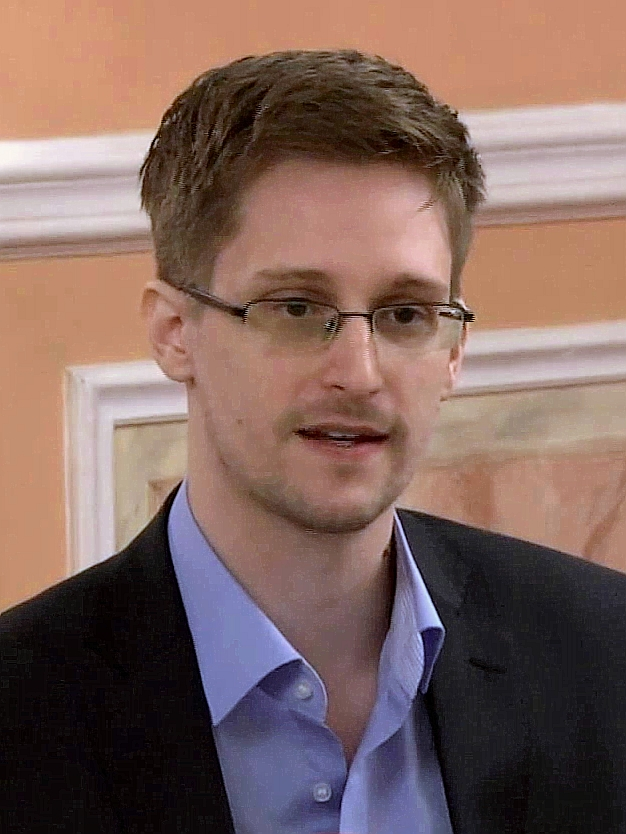
#> input picture camera/images/Edward_Snowden.jpg, 626 x 834 px
$ python crop_face.py
#> lines starting #> are read from the running program, lines starting #| are printed output that depends on the picture
'''
Crop face for testing SSR-Net
'''
import cv2


def crop_face():
    image = cv2.imread('Edward_Snowden.jpg')
#> image is the input picture: shape (834, 626, 3); mean B, G, R 94.5, 101.6, 128.4
    image = image[100:530, 200:460]
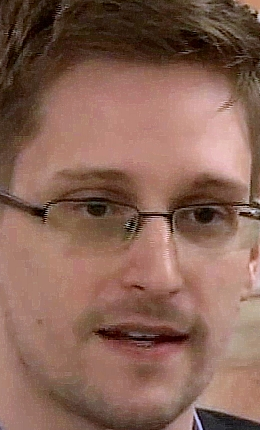
#> image: shape (430, 260, 3); mean B, G, R 85.5, 99.6, 136.1

    # cv2.imshow('face', image)
    # cv2.waitKey(0)
    # cv2.destroyAllWindows()

    success = cv2.imwrite('Edward_Snowden_face.jpg', image)
    if not success:
        print('failed to save cropped image')


if __name__ == '__main__':
    crop_face()

$ run again, with camera/images/800px-Malala_Yousafzai.jpg copied over camera/images/Edward_Snowden.jpg
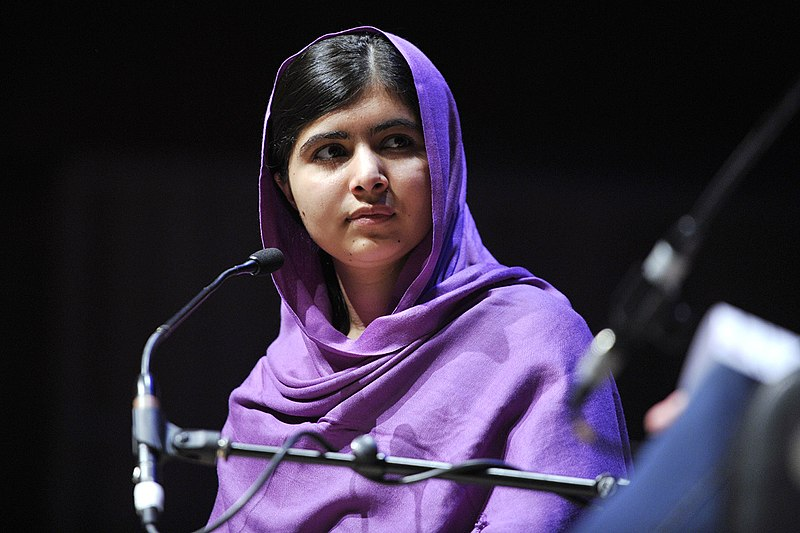
#> input picture camera/images/800px-Malala_Yousafzai.jpg, 800 x 533 px
#> in crop_face, image is the input picture: shape (533, 800, 3); mean B, G, R 67, 48, 57.1
#> in crop_face, `image = image[100:530, 200:460]`:
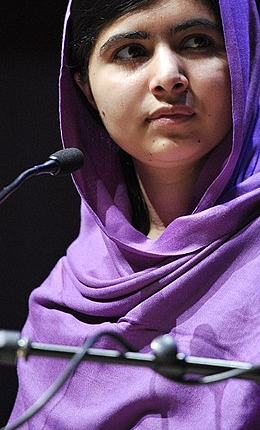
#> image: shape (430, 260, 3); mean B, G, R 108.5, 76.3, 102.1
